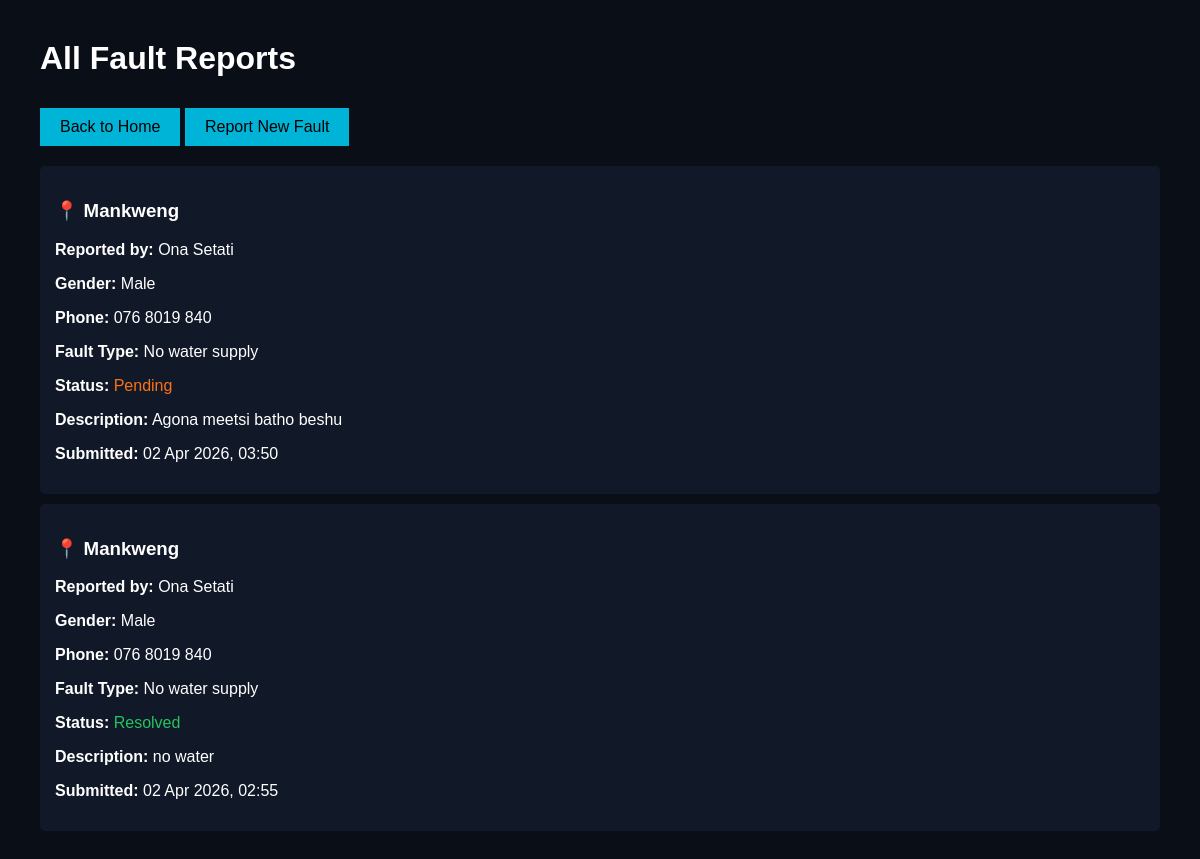
The page /reports/ on the database its author committed.
### myapp/models.py (models this page shows, shortened)
class WaterFaultReport(models.Model):
    STATUS_CHOICES = [
        ('pending', 'Pending'),
        ('approved', 'In Progress'),
        ('resolved', 'Resolved'),
    ]
    GENDER_CHOICES = [
        ('male', 'Male'),
        ('female', 'Female'),
    ]
    user = models.ForeignKey(User, on_delete=models.CASCADE, null=True, blank=True, related_name='reports')
    name = models.CharField(max_length=200)
    gender = models.CharField(max_length=10, choices=GENDER_CHOICES, default='male')
    phone = models.CharField(max_length=20, blank=True)
    location = models.CharField(max_length=300)
    fault_type = models.CharField(max_length=100, blank=True)
    description = models.TextField()
    status = models.CharField(max_length=20, choices=STATUS_CHOICES, default='pending')
    admin_feedback = models.TextField(blank=True, null=True)
    submitted_at = models.DateTimeField(auto_now_add=True)

### tracker/views.py (the view)
# urls.py: path('reports/', views.all_reports, name='all_reports'),
def all_reports(request):
    reports = WaterFaultReport.objects.all().order_by('-submitted_at')
    return render(request, 'tracker/reports.html', {'reports': reports})

### tracker/templates/tracker/reports.html (shortened to what this page needs)
<!DOCTYPE html>
<html>
<head>
</head>
<body>
    <h1>All Fault Reports</h1>
    <a href="/" class="btn">Back to Home</a>
    <a href="/report/" class="btn">Report New Fault</a>
    {% if reports %}
        {% for report in reports %}
        <div class="report">
            <h3>📍 {{ report.location }}</h3>
            <p><strong>Reported by:</strong> {{ report.name }}</p>
            <p><strong>Gender:</strong> {{ report.get_gender_display }}</p>
            <p><strong>Phone:</strong> {{ report.phone }}</p>
            <p><strong>Fault Type:</strong> {{ report.fault_type }}</p>
            <p><strong>Status:</strong>
                <span class="status-{{ report.status }}">
                    {{ report.get_status_display }}
                </span>
            </p>
            <p><strong>Description:</strong> {{ report.description }}</p>
            <p><strong>Submitted:</strong> {{ report.submitted_at|date:"d M Y, H:i" }}</p>
        </div>
        {% endfor %}
    {% else %}
        <p>No reports yet. Be the first to report a fault!</p>
    {% endif %}
</body>
</html>

### tracker/templates/tracker/reports.html (style rules this page uses)
body { font-family: Arial, sans-serif; margin: 40px; background: #0a0e17; color: white; }
.report { background: #111827; padding: 15px; margin: 10px 0; border-radius: 5px; }
.btn { background: #00b4d8; color: black; padding: 10px 20px; text-decoration: none; display: inline-block; margin: 10px 0; }
.status-pending { color: #f97316; }
.status-resolved { color: #22c55e; }

### rows shown on the page
WaterFaultReport: location "Mankweng", name "Ona Setati", gender "Male", phone "076 8019 840", fault_type "No water supply", status "Pending", description "Agona meetsi batho beshu", submitted_at "02 Apr 2026, 03:50"
WaterFaultReport: location "Mankweng", name "Ona Setati", gender "Male", phone "076 8019 840", fault_type "No water supply", status "Resolved", description "no water", submitted_at "02 Apr 2026, 02:55"
